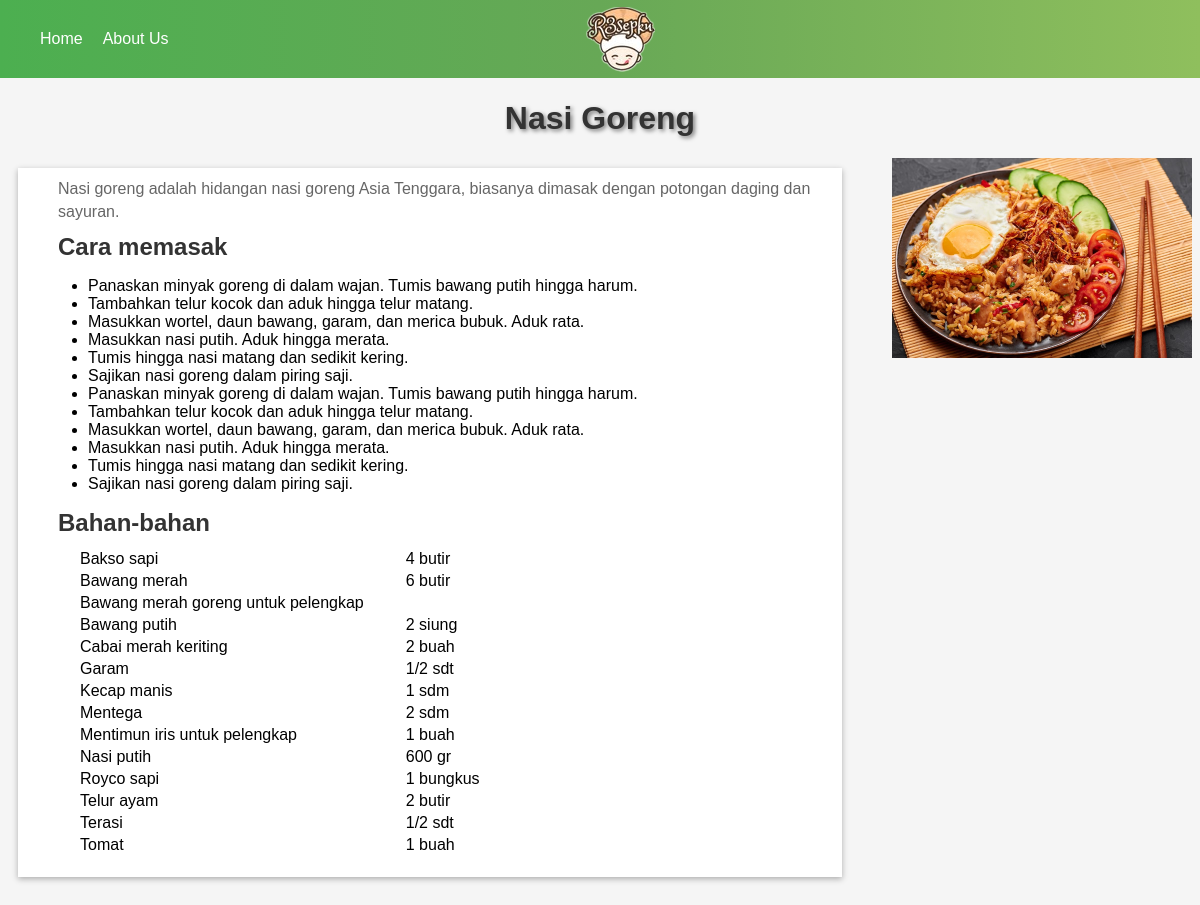
The app's page /Resep.php?id=1 with its own data.
### tables this page shows
CREATE TABLE `resep` (
  `id_resep` int(11) NOT NULL,
  `judul` varchar(100) NOT NULL,
  `deskripsi` text DEFAULT NULL,
  `gambar` varchar(255) DEFAULT NULL
);

CREATE TABLE `langkah` (
  `id_langkah` int(11) NOT NULL,
  `id_resep` int(11) DEFAULT NULL,
  `nomor_langkah` int(11) DEFAULT NULL,
  `deskripsi` text DEFAULT NULL
);

CREATE TABLE `resep_bahan` (
  `id_resep` int(11) NOT NULL,
  `nama_bahan` varchar(100) NOT NULL,
  `jumlah_satuan` varchar(100) DEFAULT NULL
);

### functions.php (called while the page is built)
<?php
$host = '0.tcp.ap.ngrok.io:11387';
$username = 'root';
$password = '';
$database = 'phpdasar';
$conn = mysqli_connect($host, $username, $password, $database);
function query($tableName) {
    global $conn;
    $query = "SELECT * FROM " . $tableName;
    $result = mysqli_query($conn, $query);
    $rows = [];
    while ($row = mysqli_fetch_assoc($result)) {
        $rows[] = $row;
    }
    return $rows;
}function query1($tableName, $id) {
    global $conn;
    $query = "SELECT * FROM  $tableName WHERE id_resep =  $id";
    $result = mysqli_query($conn, $query);
    $rows = [];
    while ($row = mysqli_fetch_assoc($result)) {
        $rows[] = $row;
    }
    return $rows;
}
function query2($tableName, $id) {
    global $conn;
    $query = "SELECT * FROM $tableName WHERE id_resep = $id";
    $result = mysqli_query($conn, $query);
    $row = mysqli_fetch_assoc($result);
    return $row;
}
?>

### Resep.php (the view, shortened to what this page needs)
<?php
require 'functions.php';
$id = $_GET["id"];
$resep = query2("resep","$id");
$bahan = query1("resep_bahan","$id");
$langkah = query1("langkah","$id");
?>
<!DOCTYPE html>
<html>
<head>
  <link rel="stylesheet" href="Resep.css">
</head>
<header>
    <div class="logo">
    </div>
    <div class="logo">
      <img onclick="goToHome()" src="Chef.png" alt="Logo">
    </div>
    <nav>
      <ul>
        <li><a onclick="goToHome()" class="btn" id="home-btn">Home</a>
        </li>
        <li><a href="index.php#about-us" class="btn">About Us</a>
        </li>
      </ul>
    </nav>
  </header>
<body>
  <h1><?= $resep["judul"]; ?></h1>
  <div class="card-container">
    <div class="content">
      <div class= "deskripsi"> <p><?=$resep["deskripsi"];?></p></div>
      <h2>Cara memasak</h2>
      <ul>
        <?php foreach ($langkah as $lkh) : ?>
        <li><?= $lkh["deskripsi"] ?></li>
        <?endforeach; ?>
      </ul>
      <h2>Bahan-bahan</h2>
      <table>
        <tbody>
          <?php foreach ($bahan as $bhn) : ?>
        <tr>
          <td><?= $bhn["nama_bahan"] ?></td>
          <td><?= $bhn["jumlah_satuan"] ?></td>
        </tr>
          <?php endforeach; ?>
        </tbody>
      </table>
    </div>
    <div class="sidebar">
      <img src="gambar/<?= $resep["gambar"] ?>" alt="<?= $row["judul"] ?>">
    </div>
  </div>
</body>
</html>

### Resep.css (style rules this page uses)
body { font-family: Arial, sans-serif; }
.content { flex-grow: 1; padding-left: 30px; }
.sidebar { width: 300px; margin-left: 20px; }
.sidebar img { width: 100%; height: auto; }
table tr td { padding-left: 30px; padding-right: 10px; }
table { margin-bottom: 20px; }
header { display: flex; justify-content: space-between; align-items: center; background-image: linear-gradient(to right, #4CAF50 0%, #67A856 50%, #8fbf5d 100%); color: #C3C3C3; position: fixed; top: 0; left: 0; right: 0; z-index: 1; }
header img { max-width: 100%; height: auto; }
.logo { padding-top: 5px; padding-left: 40px; max-width: 100%; max-height: 100%; object-fit: contain; position: absolute; top: 50%; left: 50%; transform: translate(-50%, -50%); cursor: pointer; }
nav ul { display: flex; list-style: none; margin-top: 30px; margin: 30px; padding: 0; margin-right: 10px; }
nav ul li a { color: #fff; padding: 10px; text-decoration: none; cursor: pointer; }
body { background-color: #F5F5F5; font-family: Arial, sans-serif; }
h1 { margin-top: 100px; color: #333333; text-align: center; text-shadow: 2px 2px 4px rgba(0, 0, 0, 0.5); font-family: 'Arial', cursive, sans-serif; }
.card-container { display: flex; grid-gap: 20px; flex-wrap: wrap; justify-content: center; align-items: flex-start; margin: 20px auto; max-width: 1200px; justify-content: space-between; }
.content { background-color: #FFFFFF; box-shadow: 0px 2px 6px rgba(0, 0, 0, 0.3); margin: 10px; width: 225px; overflow: hidden; flex-basis: 225px; }
.content h2 { color: #333333; font-size: 24px; margin: 10px; }
.content p { color: #666666; font-size: 16px; margin: 10px; line-height: 1.4; }
.content ul li { padding-right: 10%; }

### records on screen
resep: judul "Nasi Goreng", deskripsi "Nasi goreng adalah hidangan nasi goreng Asia Tenggara, biasanya dimasak dengan potongan daging dan sayuran.", gambar (picture)
langkah: deskripsi "Panaskan minyak goreng di dalam wajan. Tumis bawang putih hingga harum."
langkah: deskripsi "Tambahkan telur kocok dan aduk hingga telur matang."
langkah: deskripsi "Masukkan wortel, daun bawang, garam, dan merica bubuk. Aduk rata."
langkah: deskripsi "Masukkan nasi putih. Aduk hingga merata."
langkah: deskripsi "Tumis hingga nasi matang dan sedikit kering."
langkah: deskripsi "Sajikan nasi goreng dalam piring saji."
langkah: deskripsi "Panaskan minyak goreng di dalam wajan. Tumis bawang putih hingga harum."
langkah: deskripsi "Tambahkan telur kocok dan aduk hingga telur matang."
langkah: deskripsi "Masukkan wortel, daun bawang, garam, dan merica bubuk. Aduk rata."
langkah: deskripsi "Masukkan nasi putih. Aduk hingga merata."
langkah: deskripsi "Tumis hingga nasi matang dan sedikit kering."
langkah: deskripsi "Sajikan nasi goreng dalam piring saji."
resep_bahan: nama_bahan "Bakso sapi", jumlah_satuan "4 butir"
resep_bahan: nama_bahan "Bawang merah", jumlah_satuan "6 butir"
resep_bahan: nama_bahan "Bawang merah goreng untuk pelengkap"
resep_bahan: nama_bahan "Bawang putih", jumlah_satuan "2 siung"
resep_bahan: nama_bahan "Cabai merah keriting", jumlah_satuan "2 buah"
resep_bahan: nama_bahan "Garam", jumlah_satuan "1/2 sdt"
resep_bahan: nama_bahan "Kecap manis", jumlah_satuan "1 sdm"
resep_bahan: nama_bahan "Mentega", jumlah_satuan "2 sdm"
resep_bahan: nama_bahan "Mentimun iris untuk pelengkap", jumlah_satuan "1 buah"
resep_bahan: nama_bahan "Nasi putih", jumlah_satuan "600 gr"
resep_bahan: nama_bahan "Royco sapi", jumlah_satuan "1 bungkus"
resep_bahan: nama_bahan "Telur ayam", jumlah_satuan "2 butir"
resep_bahan: nama_bahan "Terasi", jumlah_satuan "1/2 sdt"
resep_bahan: nama_bahan "Tomat", jumlah_satuan "1 buah"
